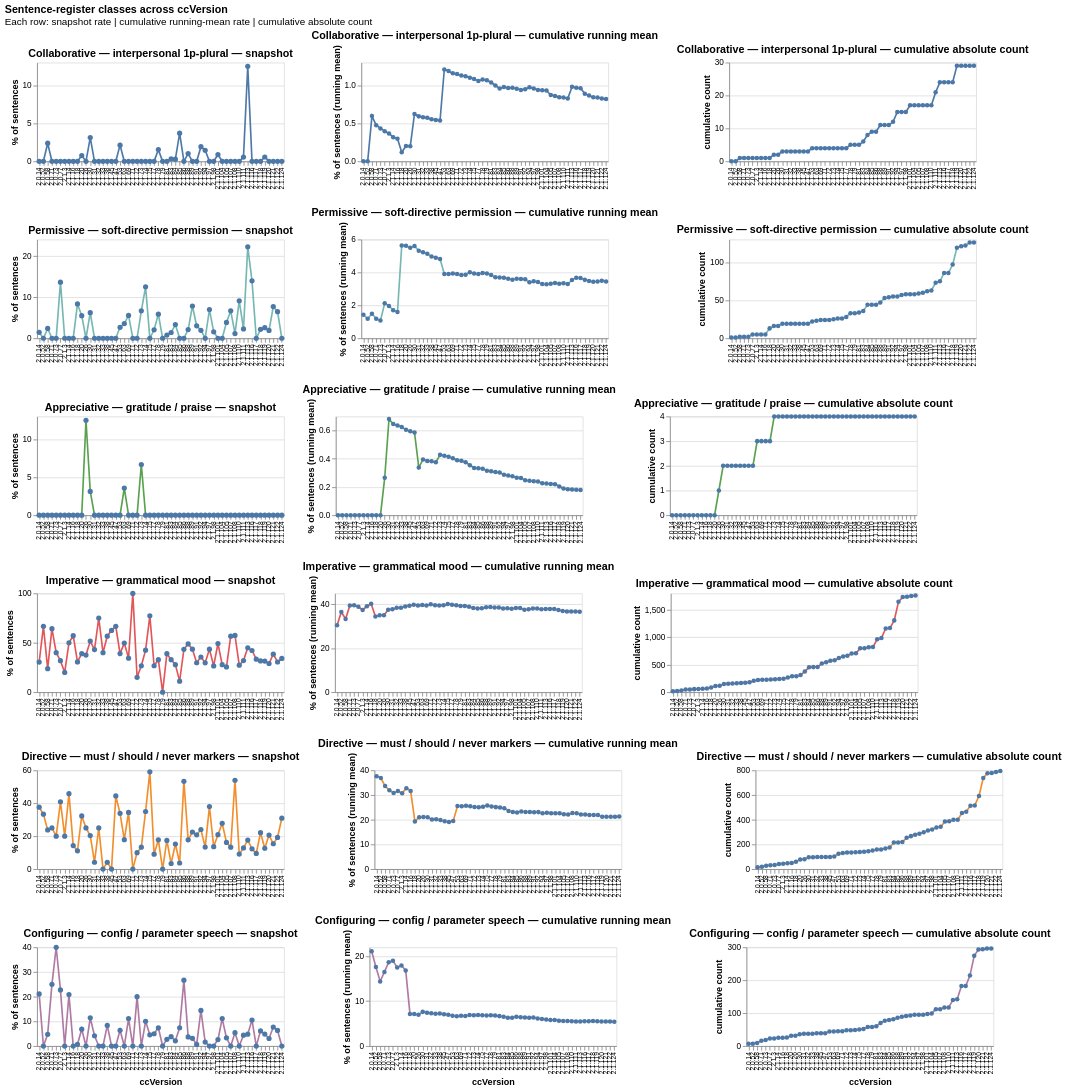

Write notebook code for a chart like this one.
### Markdown cell above
### Sentence-register classes across ccVersion

Six classes — `collaborative`, `permissive`, `appreciative`, `imperative`, `directive`, `configuring` — each shown three ways across `ccVersion`, same convention as the loudness section above:

1. **Snapshot per version** (left column) — per-file mean of `*_sent_pct` for files at that ccVersion.
2. **Cumulative running mean** (middle column) — per-file mean across all files with `ccVersion ≤ V`.
3. **Cumulative absolute count** (right column) — running total of `*_sent_count` across all files with `ccVersion ≤ V`.

Independent y-axes per panel so the near-zero `collaborative` and `appreciative` rows still show their (small) trends. Knowing what's *absent* across ccVersion is part of the picture — if either of those lines ever lifts off zero, that's a corpus-wide structural shift.

### Code cell
"""Sentence-register classes: snapshot % | cumulative-mean % | cumulative absolute count.

Three views per class, six classes — eighteen panels arranged in a 6×3 grid.
Same structure as the loudness composite above.
"""

# (class_name, label, color)  — colors mirror SR_CLASS_COLORS in prompt_analysis
SR_METRICS = [
    ("collaborative", "Collaborative — interpersonal 1p-plural",   SR_CLASS_COLORS["collaborative"]),
    ("permissive",    "Permissive — soft-directive permission",    SR_CLASS_COLORS["permissive"]),
    ("appreciative",  "Appreciative — gratitude / praise",         SR_CLASS_COLORS["appreciative"]),
    ("imperative",    "Imperative — grammatical mood",             SR_CLASS_COLORS["imperative"]),
    ("directive",     "Directive — must / should / never markers", SR_CLASS_COLORS["directive"]),
    ("configuring",   "Configuring — config / parameter speech",   SR_CLASS_COLORS["configuring"]),
]

df_ver = alt_df[alt_df["ccVersion"] != ""].copy()

# Snapshot per ccVersion
sr_snap_frames = []
for cls, _label, _color in SR_METRICS:
    pct_col = f"{cls}_sent_pct"
    g = (
        df_ver.groupby(["ccVersion", "ccVersion_sort"])[pct_col]
        .mean().reset_index().rename(columns={pct_col: "value"})
    )
    g["class"] = cls
    sr_snap_frames.append(g)
sr_snap_df = pd.concat(sr_snap_frames, ignore_index=True)

# Cumulative running mean
sr_pct_cols = [f"{cls}_sent_pct" for cls, _, _ in SR_METRICS]
sr_cum_mean_df = cumulative_by_version(df_ver, sr_pct_cols, agg="mean")
sr_pct_to_cls = {f"{cls}_sent_pct": cls for cls, _, _ in SR_METRICS}
sr_cum_mean_df["class"] = sr_cum_mean_df["metric"].map(sr_pct_to_cls)

# Cumulative absolute count
sr_count_cols = [f"{cls}_sent_count" for cls, _, _ in SR_METRICS]
sr_cum_abs_df = cumulative_by_version(df_ver, sr_count_cols, agg="sum")
sr_count_to_cls = {f"{cls}_sent_count": cls for cls, _, _ in SR_METRICS}
sr_cum_abs_df["class"] = sr_cum_abs_df["metric"].map(sr_count_to_cls)


def _sr_snap_panel(cls, label, color, show_x):
    return (
        alt.Chart(sr_snap_df[sr_snap_df["class"] == cls])
        .mark_line(point=alt.OverlayMarkDef(filled=True, size=40),
                   strokeWidth=2.0, color=color)
        .encode(
            x=alt.X("ccVersion:N", sort=version_order,
                    title="ccVersion" if show_x else None,
                    axis=alt.Axis(labelAngle=-90, labelLimit=60,
                                   labelOverlap=False, labelFontSize=8)),
            y=alt.Y("value:Q", title="% of sentences"),
            tooltip=[alt.Tooltip("ccVersion:N"),
                     alt.Tooltip("value:Q", format=".3f", title="snapshot mean")],
        )
        .properties(width=300, height=120,
                    title=f"{label} — snapshot")
    )


def _sr_cum_mean_panel(cls, label, color, show_x):
    return (
        alt.Chart(sr_cum_mean_df[sr_cum_mean_df["class"] == cls])
        .mark_line(point=alt.OverlayMarkDef(filled=True, size=30),
                   strokeWidth=2.0, color=color)
        .encode(
            x=alt.X("ccVersion:N", sort=version_order,
                    title="ccVersion" if show_x else None,
                    axis=alt.Axis(labelAngle=-90, labelLimit=60,
                                   labelOverlap=False, labelFontSize=8)),
            y=alt.Y("value:Q", title="% of sentences (running mean)"),
            tooltip=[alt.Tooltip("ccVersion:N"),
                     alt.Tooltip("value:Q", format=".3f", title="running mean"),
                     alt.Tooltip("n_files_so_far:Q", title="files ≤ V")],
        )
        .properties(width=300, height=120,
                    title=f"{label} — cumulative running mean")
    )


def _sr_cum_abs_panel(cls, label, color, show_x):
    return (
        alt.Chart(sr_cum_abs_df[sr_cum_abs_df["class"] == cls])
        .mark_line(point=alt.OverlayMarkDef(filled=True, size=30),
                   strokeWidth=2.0, color=color)
        .encode(
            x=alt.X("ccVersion:N", sort=version_order,
                    title="ccVersion" if show_x else None,
                    axis=alt.Axis(labelAngle=-90, labelLimit=60,
                                   labelOverlap=False, labelFontSize=8)),
            y=alt.Y("value:Q", title="cumulative count"),
            tooltip=[alt.Tooltip("ccVersion:N"),
                     alt.Tooltip("value:Q", format=",.0f", title="cumulative count"),
                     alt.Tooltip("n_files_so_far:Q", title="files ≤ V")],
        )
        .properties(width=300, height=120,
                    title=f"{label} — cumulative absolute count")
    )


sr_rows = []
sr_last = len(SR_METRICS) - 1
for i, (cls, label, color) in enumerate(SR_METRICS):
    show_x = (i == sr_last)
    row = alt.hconcat(
        _sr_snap_panel(cls, label, color, show_x),
        _sr_cum_mean_panel(cls, label, color, show_x),
        _sr_cum_abs_panel(cls, label, color, show_x),
    ).resolve_scale(y="independent")
    sr_rows.append(row)

alt.vconcat(*sr_rows).resolve_scale(y="independent").properties(
    title=alt.TitleParams(
        "Sentence-register classes across ccVersion",
        subtitle=["Each row: snapshot rate | cumulative running-mean rate | cumulative absolute count"],
        anchor="start",
    )
)
